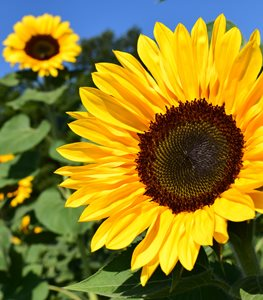
#> input picture Sample Inputs/flower.jpg, 263 x 300 px, found by its file name
$ python hoa10.py
#> lines starting #> are read from the running program, lines starting #| are printed output that depends on the picture
import cv2
import numpy as np
import matplotlib.pyplot as plt

# Read the image
img = cv2.imread(r"C:\Users\ecena\OneDrive\Belgeler\Image Processing\Sample Inputs\flower.jpg")
#> img is the input picture: shape (300, 263, 3); mean B, G, R 41, 125.8, 139.5

# Convert the image to grayscale
gray = cv2.cvtColor(img, cv2.COLOR_BGR2GRAY)
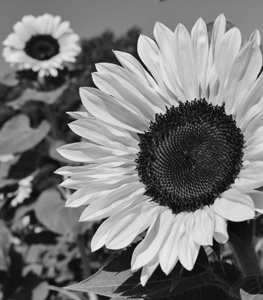
#> gray: shape (300, 263); min 3, max 239, mean 120.2

# Apply Canny edge detection with two different sets of parameters
edges1 = cv2.Canny(gray, 50, 150)
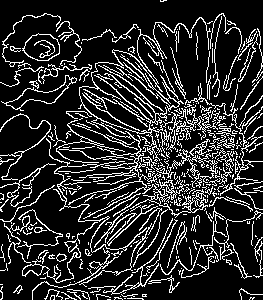
#> edges1: shape (300, 263); 17.5% white in thin lines or dots
edges2 = cv2.Canny(gray, 100, 150)
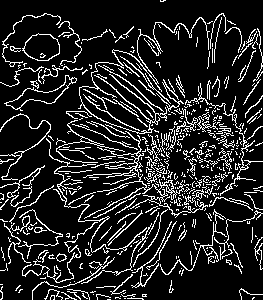
#> edges2: shape (300, 263); 14.6% white in thin lines or dots

# Display the images using matplotlib
fig, axs = plt.subplots(1, 3, figsize=(10, 5))

# Show the original image
axs[0].imshow(cv2.cvtColor(img, cv2.COLOR_BGR2RGB))
axs[0].set_title('Original Image')
axs[0].axis('off')

# Show the edge-detected image with the first set of parameters
axs[1].imshow(edges1, cmap='gray')
axs[1].set_title('Canny Edge Detection (50, 150)')
axs[1].axis('off')

# Show the edge-detected image with the second set of parameters
axs[2].imshow(edges2, cmap='gray')
axs[2].set_title('Canny Edge Detection (100, 150)')
axs[2].axis('off')

plt.show()
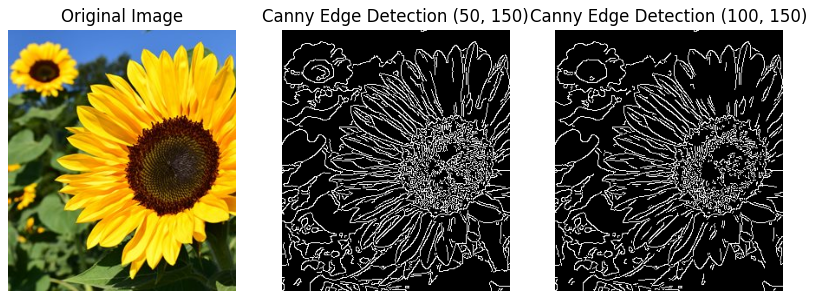
#> figure drawn by matplotlib, 3 panels

$ run again, with Sample Inputs/rice.png saved as Sample Inputs/flower.jpg
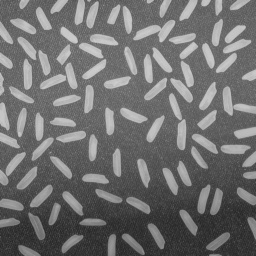
#> input picture Sample Inputs/rice.png, 256 x 256 px, found by its file name
#> img is the input picture: shape (256, 256, 3); min 36, max 207, mean 111.2
#> `edges1 = cv2.Canny(gray, 50, 150)`:
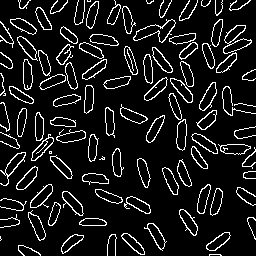
#> edges1: shape (256, 256); 10.3% white in thin lines or dots
#> edges2: shape (256, 256); 9.9% white in thin lines or dots
#> `plt.show()`:
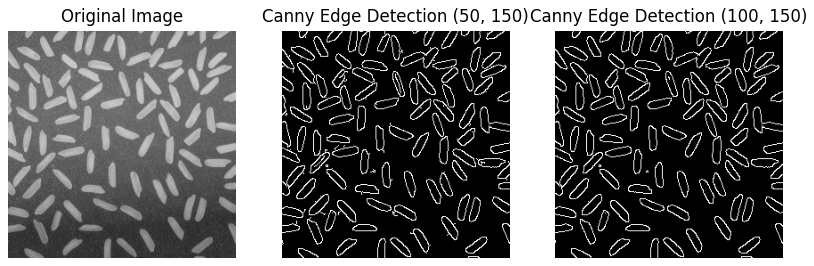
#> figure drawn by matplotlib, 3 panels
